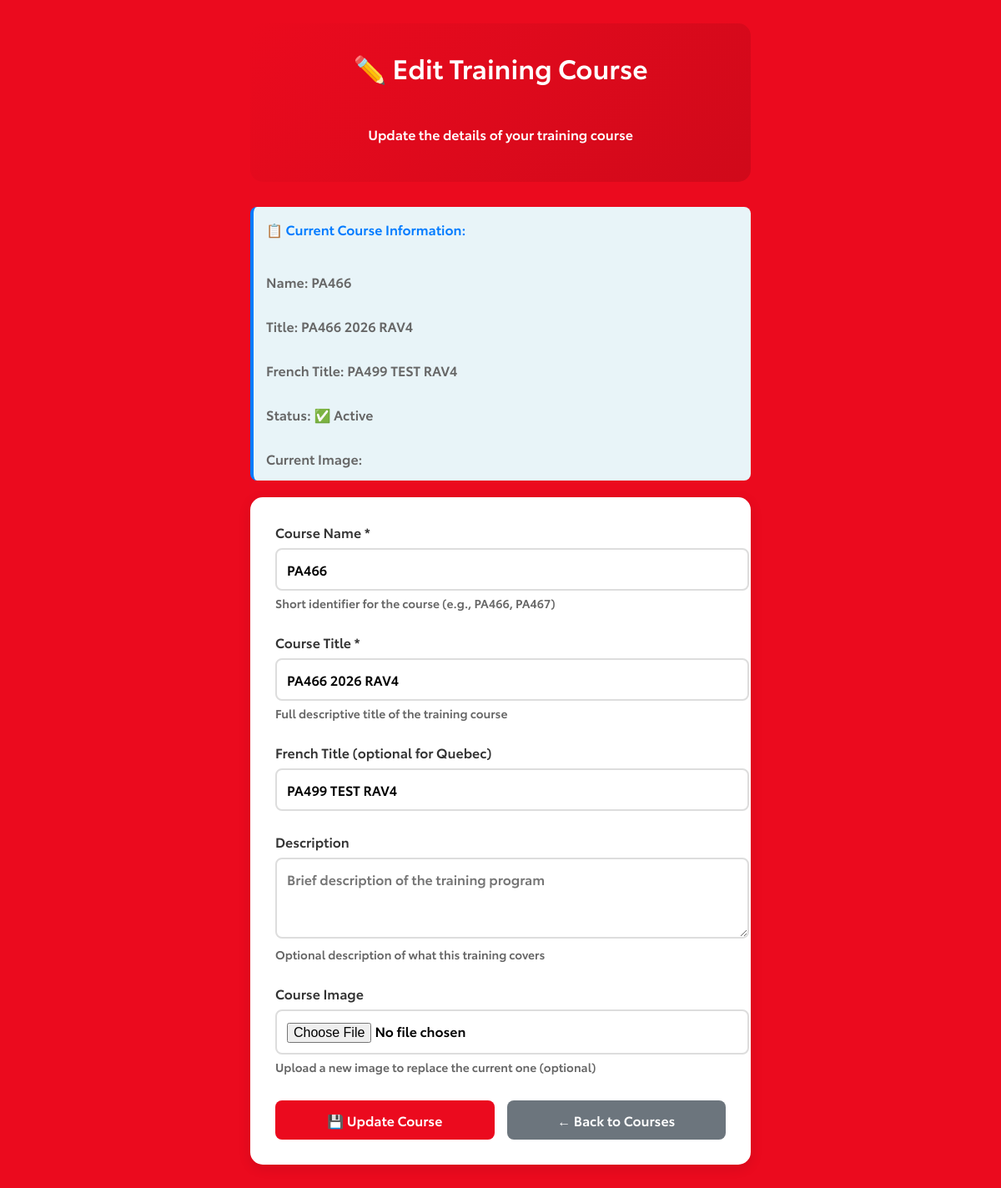
The page /simple-admin/edit-course/6/ (signed in) on the database its author committed.
### training_app/models.py (models this page shows, shortened)
class TrainingProgram(models.Model):
    name = models.CharField(
        max_length=100,
        help_text="Short name for the program (e.g., PA465, PA466)"
    )
    title = models.CharField(
        max_length=200,
        help_text="Full title of the training program (e.g., PA465 2026 bZ Virtual Training)"
    )
    title_fr = models.CharField(
        max_length=200,
        blank=True,
        help_text="French title (used for Quebec page if provided)"
    )
    description = models.TextField(
        blank=True,
        help_text="Description of the training program"
    )
    main_image = models.ImageField(
        upload_to='training_programs/',
        blank=True,
        null=True,
        help_text="Main image for this training program"
    )
    is_active = models.BooleanField(
        default=True,
        help_text="Whether this training program is currently active"
    )
    created_at = models.DateTimeField(auto_now_add=True)
    updated_at = models.DateTimeField(auto_now=True)
    class Meta:
        ordering = ['-created_at']

### training_app/simple_admin_views.py (the view)
# urls.py: path('simple-admin/edit-course/<int:course_id>/', simple_admin_views.edit_training_course, name='edit_training_course'),
@login_required
def edit_training_course(request, course_id):
    if request.user.user_type != 'master':
        messages.error(request, '❌ Only master users can edit training courses.')
        return redirect('simple_admin:simple_admin_dashboard')
    try:
        course = TrainingProgram.objects.get(id=course_id)
    except TrainingProgram.DoesNotExist:
        messages.error(request, '❌ Training course not found.')
        return redirect('simple_admin:manage_training_courses')
    if request.method == 'POST':
        form = SimpleTrainingProgramForm(request.POST, request.FILES, instance=course, user=request.user)
        if form.is_valid():
            updated_course = form.save()
            if updated_course.main_image:
                print(f"✅ Updated image URL: {updated_course.main_image.url}")
                print(f"✅ Image name: {updated_course.main_image.name}")
            messages.success(request, f'✅ Training course "{course.name}" updated successfully!')
            return redirect('simple_admin:manage_training_courses')
    else:
        form = SimpleTrainingProgramForm(instance=course, user=request.user)
    return render(request, 'training_app/simple_admin/edit_course.html', {
        'form': form,
        'course': course
    })

### training_app/forms.py
class SimpleTrainingProgramForm(forms.ModelForm):
    def __init__(self, *args, user=None, **kwargs):
        super().__init__(*args, **kwargs)
    class Meta:
        model = TrainingProgram
        fields = ['name', 'title', 'title_fr', 'description', 'main_image']
        widgets = {
            'name': forms.TextInput(attrs={
                'class': 'form-control',
                'placeholder': 'e.g., PA466, PA467'
            }),
            'title': forms.TextInput(attrs={
                'class': 'form-control',
                'placeholder': 'e.g., PA466 New Grand Highlander Virtual Training'
            }),
            'title_fr': forms.TextInput(attrs={
                'class': 'form-control',
                'placeholder': 'ex.: Formation virtuelle PA466 Nouveau Grand Highlander'
            }),
            'description': forms.Textarea(attrs={
                'class': 'form-control',
                'rows': 3,
                'placeholder': 'Brief description of the training program'
            }),
            'main_image': forms.FileInput(attrs={
                'class': 'form-control',
                'accept': 'image/*'
            })
        }

### training_app/error_handlers.py (called while the page is built, shortened)
    def process_request(self, request):
        if settings.DEBUG and not getattr(settings, 'LOG_ALL_REQUESTS', False):
            return

### training_app/templates/training_app/simple_admin/edit_course.html (shortened to what this page needs)
{% load static %}
<!DOCTYPE html>
<html lang="en">
<head>
    <link href="{% static 'css/style.css' %}?v=2" rel="stylesheet">
</head>
<body>
    <div class="simple-form">
        <div class="form-header">
            <h1>✏️ Edit Training Course</h1>
            <p>Update the details of your training course</p>
        </div>
        <div class="current-info">
            <h4>📋 Current Course Information:</h4>
            <p><strong>Name:</strong> {{ course.name }}</p>
            <p><strong>Title:</strong> {{ course.title }}</p>
            {% if course.title_fr %}
                <p><strong>French Title:</strong> {{ course.title_fr }}</p>
            {% endif %}
            <p><strong>Status:</strong> {% if course.is_active %}✅ Active{% else %}❌ Inactive{% endif %}</p>
            {% if course.main_image %}
                <p><strong>Current Image:</strong></p>
            {% endif %}
        </div>
        <div class="form-card">
            <form method="post" enctype="multipart/form-data">
                <div class="form-group">
                    <label for="{{ form.name.id_for_label }}">Course Name *</label>
                    {{ form.name }}
                    <div class="help-text">Short identifier for the course (e.g., PA466, PA467)</div>
                </div>
                <div class="form-group">
                    <label for="{{ form.title.id_for_label }}">Course Title *</label>
                    {{ form.title }}
                    <div class="help-text">Full descriptive title of the training course</div>
                </div>
                <div class="form-group">
                    <label for="id_title_fr">French Title (optional for Quebec)</label>
                    <input type="text" name="title_fr" maxlength="200" class="form-control" id="id_title_fr" value="{{ course.title_fr }}" placeholder="Titre en français (utilisé pour le Québec)">
                </div>
                <div class="form-group">
                    <label for="{{ form.description.id_for_label }}">Description</label>
                    {{ form.description }}
                    <div class="help-text">Optional description of what this training covers</div>
                </div>
                <div class="form-group">
                    <label for="{{ form.main_image.id_for_label }}">Course Image</label>
                    {{ form.main_image }}
                    <div class="help-text">Upload a new image to replace the current one (optional)</div>
                </div>
                <div class="button-container">
                    <button type="submit" class="btn-primary">💾 Update Course</button>
                    <a href="{% url 'simple_admin:manage_training_courses' %}" class="btn-secondary">← Back to Courses</a>
                </div>
            </form>
        </div>
    </div>
</body>
</html>

### static/css/style.css (style rules this page uses)
* { font-family: myFirstFont, Arial, sans-serif; }
body { background-color: #EB0A1E; }
p { padding-top: 30px; }
h1 { color: #ffff; text-align: center; }

### training_app/templates/training_app/simple_admin/edit_course.html (style rules this page uses)
.simple-form { max-width: 600px; margin: 0 auto; padding: 20px; font-family: Arial, sans-serif; }
.form-header { background: linear-gradient(135deg, #EB0A1E, #d0091a); color: white; padding: 30px; border-radius: 15px; margin-bottom: 30px; text-align: center; }
.form-header h1 { margin: 0; font-size: 2em; }
.form-card { background: white; padding: 30px; border-radius: 15px; box-shadow: 0 4px 15px rgba(0,0,0,0.1); }
.form-group { margin-bottom: 25px; }
.form-group label { display: block; margin-bottom: 8px; font-weight: bold; color: #333; }
.form-control { width: 100%; padding: 12px; border: 2px solid #ddd; border-radius: 8px; font-size: 16px; transition: border-color 0.3s ease; }
.help-text { font-size: 14px; color: #666; margin-top: 5px; }
.btn-primary { background: #EB0A1E; color: white; padding: 12px 25px; border: none; border-radius: 8px; text-decoration: none; font-weight: bold; display: block; width: 100%; text-align: center; transition: background 0.3s ease; box-sizing: border-box; font-size: 16px; cursor: pointer; }
.btn-secondary { background: #6c757d; color: white; padding: 12px 25px; border: none; border-radius: 8px; text-decoration: none; font-weight: bold; display: block; width: 100%; text-align: center; transition: background 0.3s ease; box-sizing: border-box; font-size: 16px; margin-top: 10px; }
.button-container { display: flex; justify-content: center; gap: 15px; margin-top: 30px; }
.button-container .btn-primary, .button-container .btn-secondary { flex: 1; margin-top: 0; }
.current-info { background: #e8f4f8; padding: 15px; border-radius: 8px; margin-bottom: 20px; border-left: 4px solid #007bff; }
.current-info h4 { margin: 0 0 10px 0; color: #007bff; }
.current-info p { margin: 0; color: #666; }

### rows shown on the page
TrainingProgram: name "PA466", title "PA466 2026 RAV4", title_fr "PA499 TEST RAV4"
